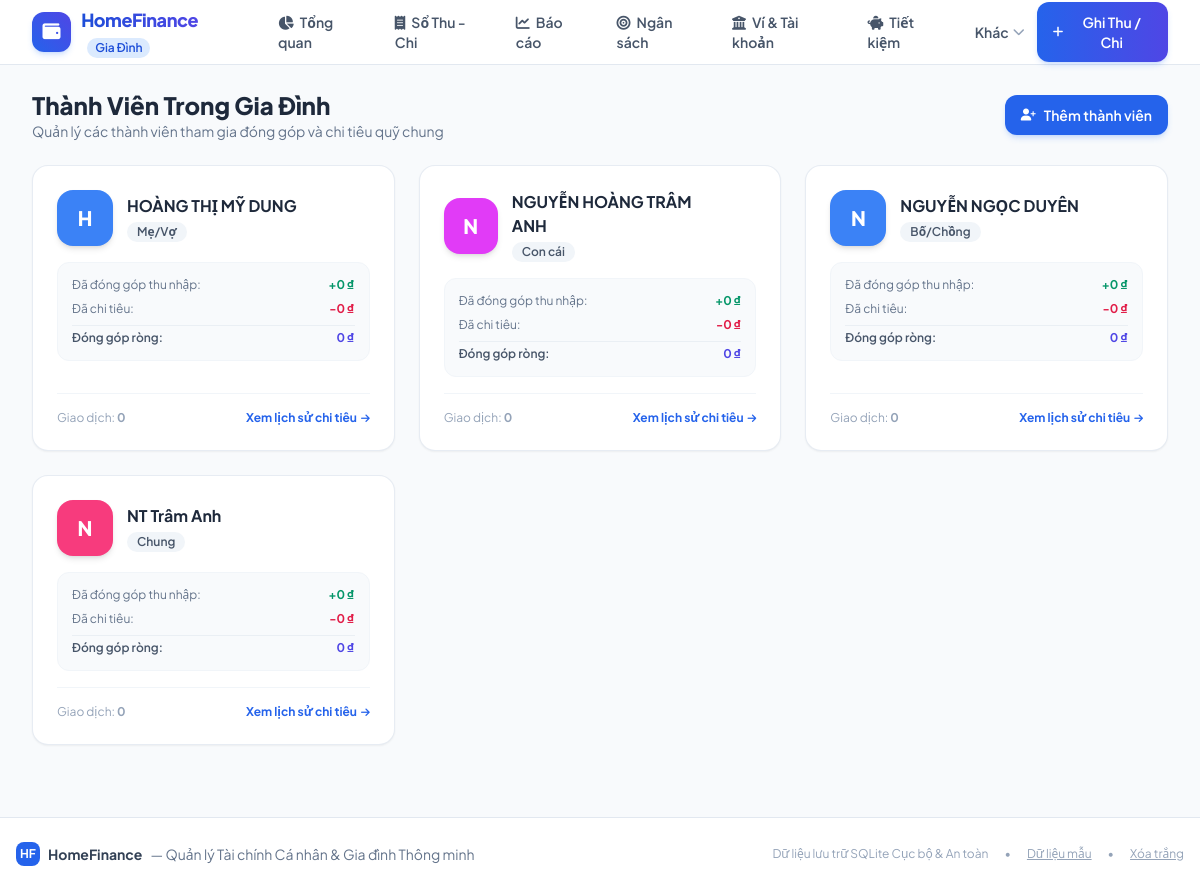
/members, run on the app's committed database.
### tables this page shows
CREATE TABLE members (
            id INTEGER PRIMARY KEY AUTOINCREMENT,
            name TEXT NOT NULL,
            role TEXT DEFAULT 'Thành viên', -- 'Bố/Chồng', 'Mẹ/Vợ', 'Con cái', 'Chung', 'Khác'
            avatar_color TEXT DEFAULT '#10b981',
            note TEXT DEFAULT '',
            created_at TIMESTAMP DEFAULT CURRENT_TIMESTAMP
        );

### app.py (the view)
@app.route('/members')
def members():
    conn = get_db_connection()
    cursor = conn.cursor()
    cursor.execute('''
        SELECT
            m.*,
            COALESCE(SUM(CASE WHEN t.type = 'income' THEN t.amount ELSE 0 END), 0) as total_income,
            COALESCE(SUM(CASE WHEN t.type = 'expense' THEN t.amount ELSE 0 END), 0) as total_expense,
            COUNT(t.id) as tx_count
        FROM members m
        LEFT JOIN transactions t ON m.id = t.member_id
        GROUP BY m.id
        ORDER BY total_income DESC, m.name ASC
    ''')
    members_list = cursor.fetchall()
    conn.close()
    return render_template('members.html', members=members_list)

### app.py (called while the page is built)
@app.template_filter('currency')
def currency_filter(value):
    try:
        val = float(value or 0)
        return f"{val:,.0f}".replace(",", ".") + " ₫"
    except (ValueError, TypeError):
        return "0 ₫"

### database.py (called while the page is built)
def get_db_connection():
    conn = sqlite3.connect(DB_PATH)
    conn.row_factory = sqlite3.Row
    conn.execute("PRAGMA foreign_keys = ON")
    return conn

### templates/members.html (shortened to what this page needs)
{% extends "base.html" %}
{% block content %}
<div class="space-y-6">
    <div class="flex flex-col sm:flex-row sm:items-center justify-between gap-4">
        <div>
            <h1 class="text-2xl font-extrabold text-slate-800">Thành Viên Trong Gia Đình</h1>
            <p class="text-sm text-slate-500">Quản lý các thành viên tham gia đóng góp và chi tiêu quỹ chung</p>
        </div>
        <button onclick="openModal('addMemberModal')" class="inline-flex items-center gap-2 px-4 py-2.5 rounded-xl bg-blue-600 hover:bg-blue-700 text-white text-sm font-semibold shadow-md shadow-blue-500/20 active:scale-95 transition-all">
            <i class="fa-solid fa-user-plus text-xs"></i>
            <span>Thêm thành viên</span>
        </button>
    </div>
    <div class="grid grid-cols-1 md:grid-cols-2 lg:grid-cols-3 gap-6">
        {% for m in members %}
        <div class="bg-white rounded-2xl border border-slate-200/80 p-6 shadow-sm hover:shadow-md transition-all flex flex-col justify-between group">
            <div>
                <div class="flex items-start justify-between gap-3 mb-4">
                    <div class="flex items-center gap-3.5">
                        <div class="w-14 h-14 rounded-2xl flex items-center justify-center text-white font-extrabold text-xl shadow-md" style="background-color: {{ m.avatar_color }}">
                            {{ m.name[0] }}
                        </div>
                        <div>
                            <h3 class="font-bold text-slate-800 text-base">{{ m.name }}</h3>
                            <span class="inline-block text-xs font-semibold px-2.5 py-0.5 rounded-full bg-slate-100 text-slate-600 mt-1">
                                {{ m.role }}
                            </span>
                        </div>
                    </div>
                </div>
                <div class="bg-slate-50 rounded-xl p-3.5 space-y-2 border border-slate-100 text-xs">
                    <div class="flex items-center justify-between">
                        <span class="text-slate-500">Đã đóng góp thu nhập:</span>
                        <span class="font-bold text-emerald-600">+{{ m.total_income | currency }}</span>
                    </div>
                    <div class="flex items-center justify-between">
                        <span class="text-slate-500">Đã chi tiêu:</span>
                        <span class="font-bold text-rose-600">-{{ m.total_expense | currency }}</span>
                    </div>
                    <div class="flex items-center justify-between pt-1 border-t border-slate-200/60 font-semibold">
                        <span class="text-slate-600">Đóng góp ròng:</span>
                        <span class="font-bold {% if (m.total_income - m.total_expense) >= 0 %}text-indigo-600{% else %}text-amber-600{% endif %}">
                            {{ (m.total_income - m.total_expense) | currency }}
                        </span>
                    </div>
                </div>
            </div>
            <div class="pt-4 mt-4 border-t border-slate-100 flex items-center justify-between text-xs">
                <span class="text-slate-400">Giao dịch: <strong>{{ m.tx_count }}</strong></span>
                <a href="/transactions?member_id={{ m.id }}" class="font-bold text-blue-600 hover:underline flex items-center gap-1">
                    Xem lịch sử chi tiêu <i class="fa-solid fa-arrow-right text-[10px]"></i>
                </a>
            </div>
        </div>
        {% endfor %}
    </div>
</div>
{% endblock %}

### static/css/style.css (style rules this page uses)
body { font-family: 'Plus Jakarta Sans', system-ui, -apple-system, BlinkMacSystemFont, 'Segoe UI', Roboto, Oxygen, Ubuntu, Cantarell, sans-serif; -webkit-font-smoothing: antialiased; }

### data on the page
members: name "H", name "HOÀNG THỊ MỸ DUNG", role "Mẹ/Vợ", total_income "0 ₫", total_expense "0 ₫", tx_count "0"
members: name "N", name "NGUYỄN HOÀNG TRÂM ANH", role "Con cái", total_income "0 ₫", total_expense "0 ₫", tx_count "0"
members: name "N", name "NGUYỄN NGỌC DUYÊN", role "Bố/Chồng", total_income "0 ₫", total_expense "0 ₫", tx_count "0"
members: name "N", name "NT Trâm Anh", role "Chung", total_income "0 ₫", total_expense "0 ₫", tx_count "0"
